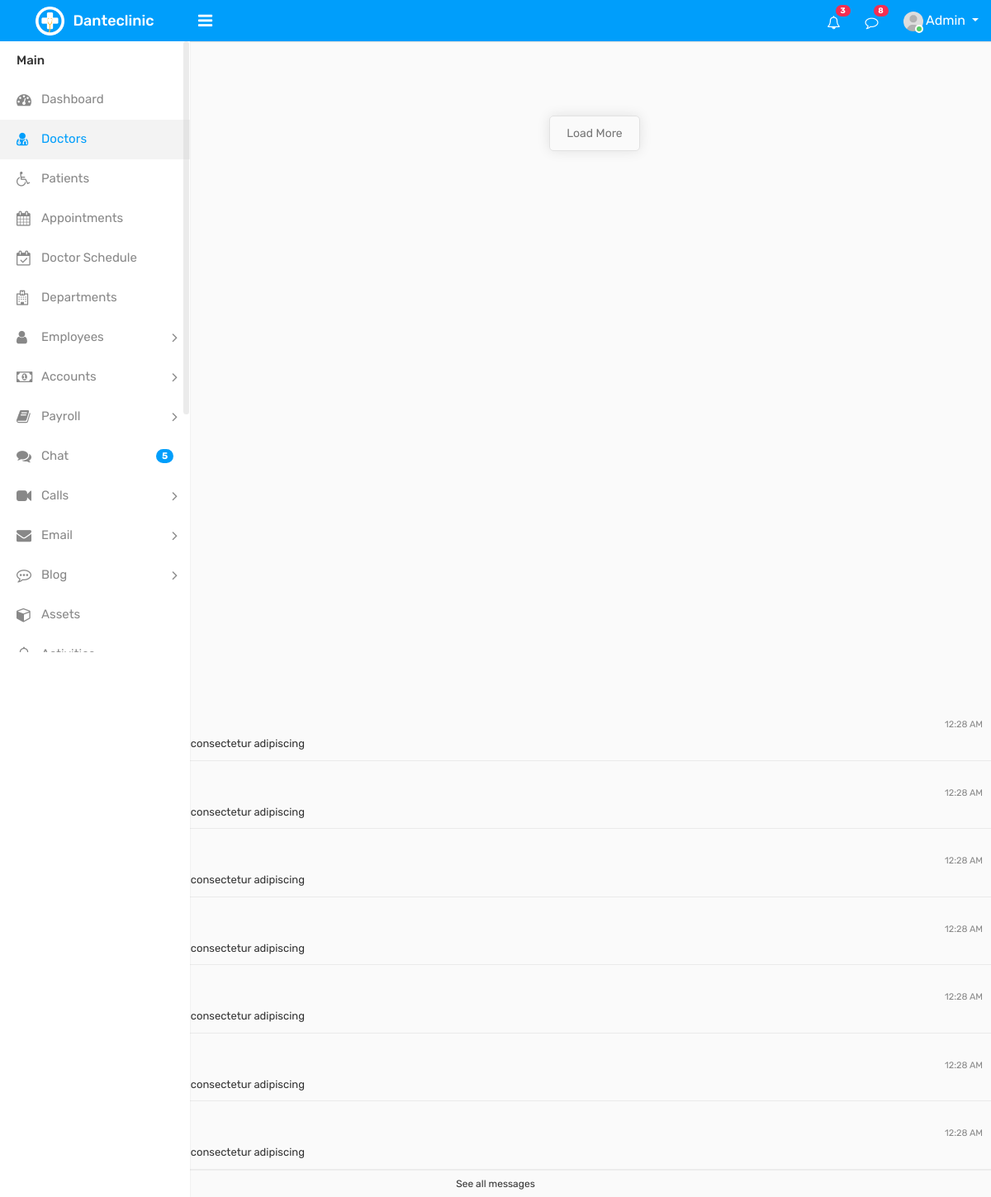
Before: /doctors.html with the older database file.
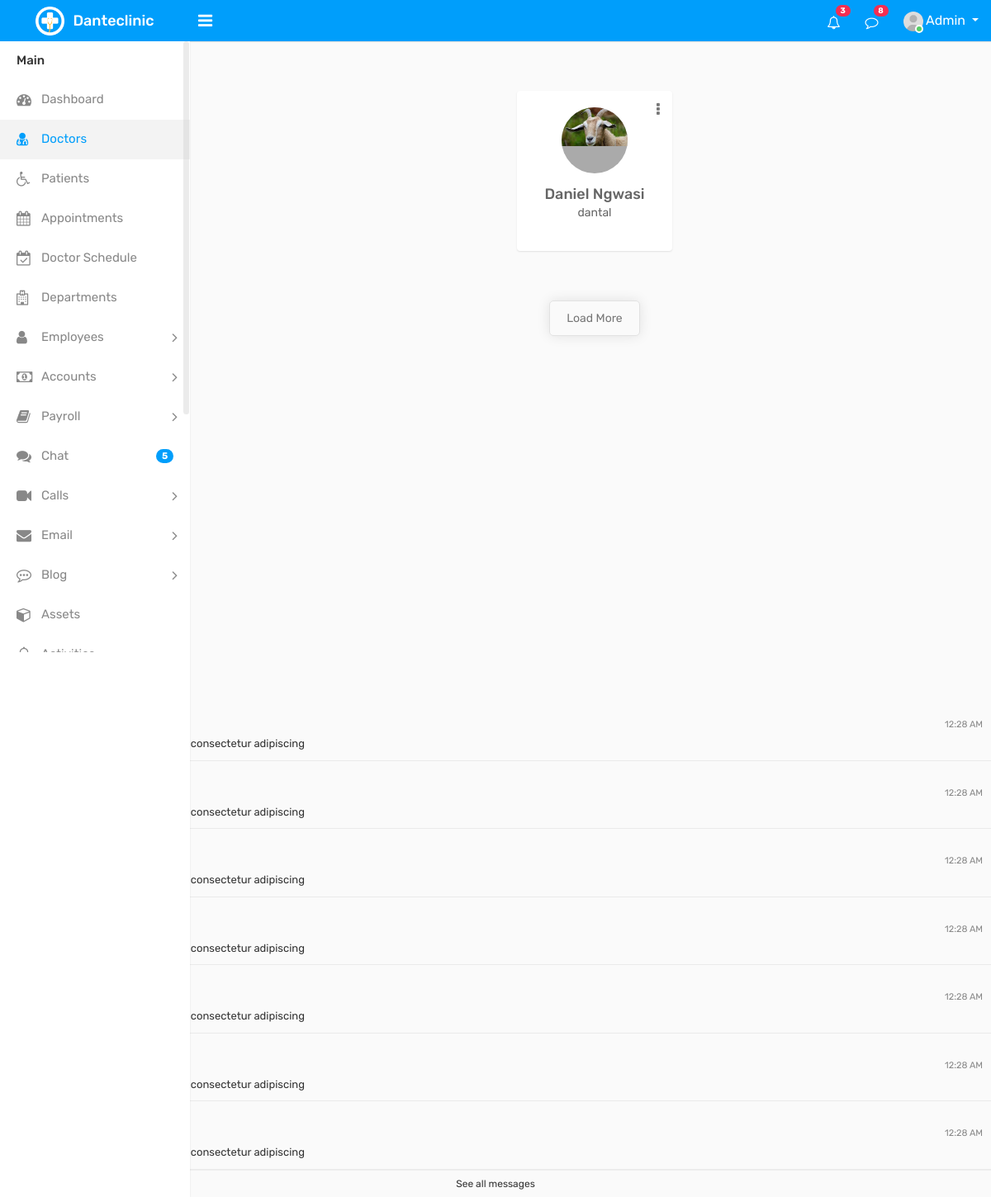
After: the same page with the newer database file.
### clinicapp/models.py (models this page shows, shortened)
class MedicalProfessional(models.Model):
    COUNTY_CHOICES = [
    ('KE-01', 'Mombasa'),
    ('KE-02', 'Kwale'),
    ('KE-03', 'Kilifi'),
    ('KE-04', 'Tana River'),
    ('KE-05', 'Lamu'),
    ('KE-06', 'Taita-Taveta'),
    ('KE-07', 'Garissa'),
    ('KE-08', 'Wajir'),
    ('KE-09', 'Mandera'),
    ('KE-10', 'Marsabit'),
    ('KE-11', 'Isiolo'),
    ('KE-12', 'Meru'),
    ('KE-13', 'Tharaka-Nithi'),
    ('KE-14', 'Embu'),
    ('KE-15', 'Kitui'),
    ('KE-16', 'Machakos'),
    ('KE-17', 'Makueni'),
    ('KE-18', 'Nyandarua'),
    ('KE-19', 'Nyeri'),
    ('KE-20', 'Kirinyaga'),
    ('KE-21', 'Murang\'a'),
    ('KE-22', 'Kiambu'),
    ('KE-23', 'Turkana'),
    ('KE-24', 'West Pokot'),
    ('KE-25', 'Samburu'),
    ('KE-26', 'Trans-Nzoia'),
    ('KE-27', 'Uasin Gishu'),
    ('KE-28', 'Elgeyo-Marakwet'),
    ('KE-29', 'Nandi'),
    ('KE-30', 'Baringo'),
    ('KE-31', 'Laikipia'),
    ('KE-32', 'Nakuru'),
    ('KE-33', 'Narok'),
    ('KE-34', 'Kajiado'),
    ('KE-35', 'Kericho'),
    ('KE-36', 'Bomet'),
    ('KE-37', 'Kakamega'),
    ('KE-38', 'Vihiga'),
    ('KE-39', 'Bungoma'),
    ('KE-40', 'Busia'),
    ('KE-41', 'Siaya'),
    ('KE-42', 'Kisumu'),
    ('KE-43', 'Homa Bay'),
    ('KE-44', 'Migori'),
    ('KE-45', 'Kisii'),
    ('KE-46', 'Nyamira'),
    ('KE-47', 'Nairobi'),
]
    STATUS_CHOICES = [
        ('ACT', _('Active')),
        ('LVE', _('On Leave')),
        ('RET', _('Retired')),
        ('SUS', _('Suspended')),
    ]
    first_name = models.CharField(_("First Name"), max_length=50)
    last_name = models.CharField(_("Surname"), max_length=50)
    email = models.EmailField(_("Work Email"), unique=True)
    phone = models.CharField(
        _("Mobile Number"),
        max_length=10,
        validators=[RegexValidator(regex=r'^07\d{8}$', message=_("Enter 10-digit Safaricom number starting with 07"))]
    )
    county = models.CharField(_("County of Practice"), max_length=5, choices=COUNTY_CHOICES)
    status = models.CharField(_("Employment Status"), max_length=3, choices=STATUS_CHOICES, default='ACT')
    license_number = models.CharField(_("Medical License"), max_length=20, unique=True, blank=True)
    occupation = models.ForeignKey(Occupation, on_delete=models.SET_NULL, null=True, verbose_name=_("Medical Specialty"))
    address = models.CharField(_("Clinic Address"), max_length=255, blank=True)
    bio = models.TextField(_("Professional Biography"), blank=True)
    avatar = models.ImageField(_("Profile Photo"), upload_to='professionals/avatars/', default='default/medical-professional.png')
    created_at = models.DateTimeField(auto_now_add=True)
    class Meta:
        ordering = ['last_name', 'first_name']
        verbose_name = _("Medical Practitioner")
        verbose_name_plural = _("Medical Practitioners")
        indexes = [
            models.Index(fields=['occupation']),
        ]

class Occupation(models.Model):
    code = models.CharField(max_length=5, unique=True)
    name = models.CharField(max_length=255)

### clinicapp/views.py (the view)
# urls.py: path('doctors.html', views.doctors, name='doctors'),
def doctors(request):
    doctors_list = MedicalProfessional.objects.select_related('occupation').all()
    return render(request, 'doctors.html', {'doctors': doctors_list})

### clinicapp/templates/doctors.html (shortened to what this page needs)
{% load static %}
<!DOCTYPE html>
<html lang="en">
  <head>
    <link
      rel="stylesheet"
      type="text/css"
      href="{% static 'clinicapp/css/bootstrap.min.css' %}"
    />
    <link
      rel="stylesheet"
      type="text/css"
      href="{% static 'clinicapp/css/font-awesome.min.css' %}"
    />
    <link
      rel="stylesheet"
      type="text/css"
      href="{% static 'clinicapp/css/select2.min.css' %}"
    />
    <link
      rel="stylesheet"
      type="text/css"
      href="{% static 'clinicapp/css/bootstrap-datetimepicker.min.css' %}"
    />
    <link
      rel="stylesheet"
      type="text/css"
      href="{% static 'clinicapp/css/style.css' %}"
    />
  </head>
  <body>
    <div class="main-wrapper">
      <div class="header">
        <div class="header-left">
          <a href="dashboard.html" class="logo">
            <img
              src="{% static 'clinicapp/img/logo.png' %}"
              width="35"
              height="35"
              alt=""
            />
            <span>Danteclinic</span>
          </a>
        </div>
        <a id="toggle_btn" href="javascript:void(0);"
          ><i class="fa fa-bars"></i
        ></a>
        <ul class="nav user-menu float-right">
          <li class="nav-item dropdown d-none d-sm-block">
            <a href="#" class="dropdown-toggle nav-link" data-toggle="dropdown"
              ><i class="fa fa-bell-o"></i>
              <span class="badge badge-pill bg-danger float-right">3</span></a
            >
          </li>
          <li class="nav-item dropdown d-none d-sm-block">
            <a
              href="javascript:void(0);"
              id="open_msg_box"
              class="hasnotifications nav-link"
              ><i class="fa fa-comment-o"></i>
              <span class="badge badge-pill bg-danger float-right">8</span></a
            >
          </li>
          <li class="nav-item dropdown has-arrow">
            <a
              href="#"
              class="dropdown-toggle nav-link user-link"
              data-toggle="dropdown"
            >
              <span class="user-img"
                ><img
                  class="rounded-circle"
                  src="{% static 'clinicapp/img/user.jpg' %}"
                  width="40"
                  alt="Admin" />
                <span class="status online"></span
              ></span>
              <span>Admin</span>
            </a>
          </li>
        </ul>
      </div>
      <div class="sidebar" id="sidebar">
        <div class="sidebar-inner slimscroll">
          <div id="sidebar-menu" class="sidebar-menu">
            <ul>
              <li class="menu-title">Main</li>
              <li>
                <a href="dashboard.html"
                  ><i class="fa fa-dashboard"></i> <span>Dashboard</span></a
                >
              </li>
              <li class="active">
                <a href="doctors.html"
                  ><i class="fa fa-user-md"></i> <span>Doctors</span></a
                >
              </li>
              <li>
                <a href="patients.html"
                  ><i class="fa fa-wheelchair"></i> <span>Patients</span></a
                >
              </li>
              <li>
                <a href="appointments.html"
                  ><i class="fa fa-calendar"></i> <span>Appointments</span></a
                >
              </li>
              <li>
                <a href="schedule.html"
                  ><i class="fa fa-calendar-check-o"></i>
                  <span>Doctor Schedule</span></a
                >
              </li>
              <li>
                <a href="departments.html"
                  ><i class="fa fa-hospital-o"></i> <span>Departments</span></a
                >
              </li>
              <li class="submenu">
                <a href="#"
                  ><i class="fa fa-user"></i> <span> Employees </span>
                  <span class="menu-arrow"></span
                ></a>
              </li>
              <li class="submenu">
                <a href="#"
                  ><i class="fa fa-money"></i> <span> Accounts </span>
                  <span class="menu-arrow"></span
                ></a>
              </li>
              <li class="submenu">
                <a href="#"
                  ><i class="fa fa-book"></i> <span> Payroll </span>
                  <span class="menu-arrow"></span
                ></a>
              </li>
              <li>
                <a href="chat.html"
                  ><i class="fa fa-comments"></i> <span>Chat</span>
                  <span class="badge badge-pill bg-primary float-right"
                    >5</span
                  ></a
                >
              </li>
              <li class="submenu">
                <a href="#"
                  ><i class="fa fa-video-camera camera"></i>
                  <span> Calls</span> <span class="menu-arrow"></span
                ></a>
              </li>
              <li class="submenu">
                <a href="#"
                  ><i class="fa fa-envelope"></i> <span> Email</span>
                  <span class="menu-arrow"></span
                ></a>
              </li>
              <li class="submenu">
                <a href="#"
                  ><i class="fa fa-commenting-o"></i> <span> Blog</span>
                  <span class="menu-arrow"></span
                ></a>
              </li>
              <li>
                <a href="assets.html"
                  ><i class="fa fa-cube"></i> <span>Assets</span></a
                >
              </li>
              <li>
                <a href="activities.html"
                  ><i class="fa fa-bell-o"></i> <span>Activities</span></a
                >
              </li>
            </ul>
          </div>
        </div>
      </div>
      <div class="page-wrapper" style="margin-left: 240px; padding: 20px 30px; margin-top: 60px;">
    <div class="content container-fluid">
        <div class="row justify-content-center doctor-grid">
            {% for doctor in doctors %}
            <div class="col-md-4 col-sm-4 col-lg-3">
                <div class="profile-widget">
                    <div class="doctor-img">
                        <a class="avatar" href="{% url 'doctor_profile' doctor_id=doctor.id %}">
                            {% if doctor.avatar %}
                                <img alt="{{ doctor.first_name }}" src="{{ doctor.avatar.url }}" />
                            {% else %}
                                <img alt="{{ doctor.first_name }}" src="{% static 'clinicapp/img/doctor-thumb-03.jpg' %}" />
                            {% endif %}
                        </a>
                    </div>
                    <h4 class="doctor-name">{{ doctor.first_name }} {{ doctor.last_name }}</h4>
                    <p class="doctor-occupation">{{ doctor.occupation.name }}</p>
                    <div class="dropdown profile-action">
                        <a href="#" class="action-icon dropdown-toggle" data-toggle="dropdown" aria-expanded="false">
                            <i class="fa fa-ellipsis-v"></i>
                        </a>
                    </div>
                </div>
            </div>
            {% endfor %}
        </div>
        <div class="row">
            <div class="col-sm-12">
                <div class="see-all">
                    <a class="see-all-btn" href="javascript:void(0);">Load More</a>
                </div>
            </div>
        </div>
    </div>
</div>
                  <a href="chat.html">
                    <div class="list-item">
                      <div class="list-left">
                        <span class="avatar">B</span>
                      </div>
                      <div class="list-body">
                        <span class="message-author"> Buster Wigton </span>
                        <span class="message-time">12:28 AM</span>
                        <div class="clearfix"></div>
                        <span class="message-content"
                          >Lorem ipsum dolor sit amet, consectetur
                          adipiscing</span
                        >
                      </div>
                    </div>
                  </a>
                <li>
                  <a href="chat.html">
                    <div class="list-item">
                      <div class="list-left">
                        <span class="avatar">R</span>
                      </div>
                      <div class="list-body">
                        <span class="message-author"> Rolland Webber </span>
                        <span class="message-time">12:28 AM</span>
                        <div class="clearfix"></div>
                        <span class="message-content"
                          >Lorem ipsum dolor sit amet, consectetur
                          adipiscing</span
                        >
                      </div>
                    </div>
                  </a>
                </li>
                <li>
                  <a href="chat.html">
                    <div class="list-item">
                      <div class="list-left">
                        <span class="avatar">C</span>
                      </div>
                      <div class="list-body">
                        <span class="message-author"> Claire Mapes </span>
                        <span class="message-time">12:28 AM</span>
                        <div class="clearfix"></div>
                        <span class="message-content"
                          >Lorem ipsum dolor sit amet, consectetur
                          adipiscing</span
                        >
                      </div>
                    </div>
                  </a>
                </li>
                <li>
                  <a href="chat.html">
                    <div class="list-item">
                      <div class="list-left">
                        <span class="avatar">M</span>
                      </div>
                      <div class="list-body">
                        <span class="message-author">Melita Faucher</span>
                        <span class="message-time">12:28 AM</span>
                        <div class="clearfix"></div>
                        <span class="message-content"
                          >Lorem ipsum dolor sit amet, consectetur
                          adipiscing</span
                        >
                      </div>
                    </div>
                  </a>
                </li>
                <li>
                  <a href="chat.html">
                    <div class="list-item">
                      <div class="list-left">
                        <span class="avatar">J</span>
                      </div>
                      <div class="list-body">
                        <span class="message-author">Jeffery Lalor</span>
                        <span class="message-time">12:28 AM</span>
                        <div class="clearfix"></div>
                        <span class="message-content"
                          >Lorem ipsum dolor sit amet, consectetur
                          adipiscing</span
                        >
                      </div>
                    </div>
                  </a>
                </li>
                <li>
                  <a href="chat.html">
                    <div class="list-item">
                      <div class="list-left">
                        <span class="avatar">L</span>
                      </div>
                      <div class="list-body">
                        <span class="message-author">Loren Gatlin</span>
                        <span class="message-time">12:28 AM</span>
                        <div class="clearfix"></div>
                        <span class="message-content"
                          >Lorem ipsum dolor sit amet, consectetur
                          adipiscing</span
                        >
                      </div>
                    </div>
                  </a>
                </li>
                <li>
                  <a href="chat.html">
                    <div class="list-item">
                      <div class="list-left">
                        <span class="avatar">T</span>
                      </div>
                      <div class="list-body">
                        <span class="message-author">Tarah Shropshire</span>
                        <span class="message-time">12:28 AM</span>
                        <div class="clearfix"></div>
                        <span class="message-content"
                          >Lorem ipsum dolor sit amet, consectetur
                          adipiscing</span
                        >
                      </div>
                    </div>
                  </a>
                </li>
            </div>
            <div class="topnav-dropdown-footer">
              <a href="chat.html">See all messages</a>
            </div>
  </body>
</html>

Changed rows visible on the page:
added MedicalProfessional: avatar (picture), first_name "Daniel", last_name "Ngwasi", occupation.name "dantal"
